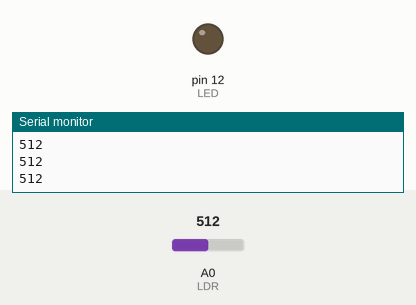
This sketch was run on a simulated Arduino Uno, built with avr-gcc and run on an emulated ATmega328P. On the bench: output pins drawn as LEDs (lit = HIGH), the last lines printed to the serial monitor. The test bench sets the inputs (shaded band); at power-on: A0 (LDR) = 512.

Above: at 1.2 s.
1.3 s: A0 (LDR) set to 584
2.8 s: A0 (LDR) set to 617
At 3.4 s:
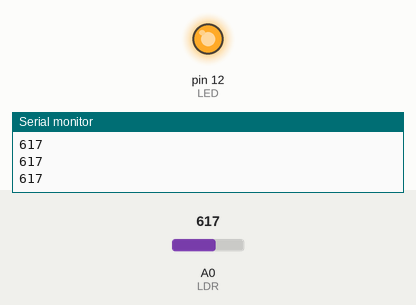
4.3 s: A0 (LDR) set to 590
At 5.5 s:
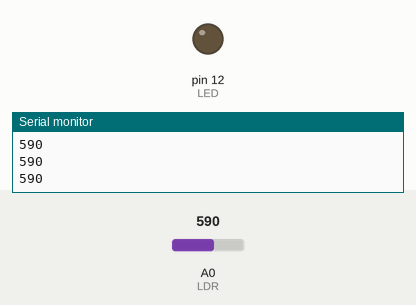
5.8 s: A0 (LDR) set to 610
At 6.9 s:
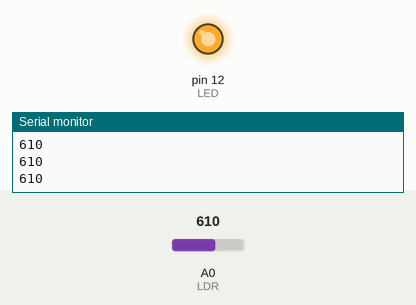
Timing chart, 0 to 8.3 s (numbered marks = the images above; inputs shaded):
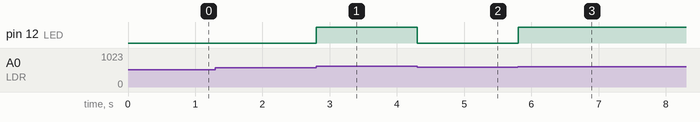

Measured:
- the behaviour switches between 600 and 601 on A0 (LDR) (found by bisection; images 0 and 1)
- after the input at 2.8 s, pin 12 (LED): LOW → HIGH at once
- after the input at 4.3 s, pin 12 (LED): HIGH → LOW at once
- after the input at 5.8 s, pin 12 (LED): LOW → HIGH at once

The sketch:

codigo.ino
```cpp
int LED = 12;
int LDR = A0;
int limiar = 600;

void setup(){
  pinMode(LED, OUTPUT);
  pinMode(LDR, INPUT);
  // 9600 bits por segundo - velocidade de comunicação
  Serial.begin(9600);
}
void loop(){
  Serial.println(analogRead(LDR));
  if(analogRead(LDR) > limiar){
    digitalWrite(LED, HIGH);
  }
  else{
    digitalWrite(LED, LOW);
  }
}
```
